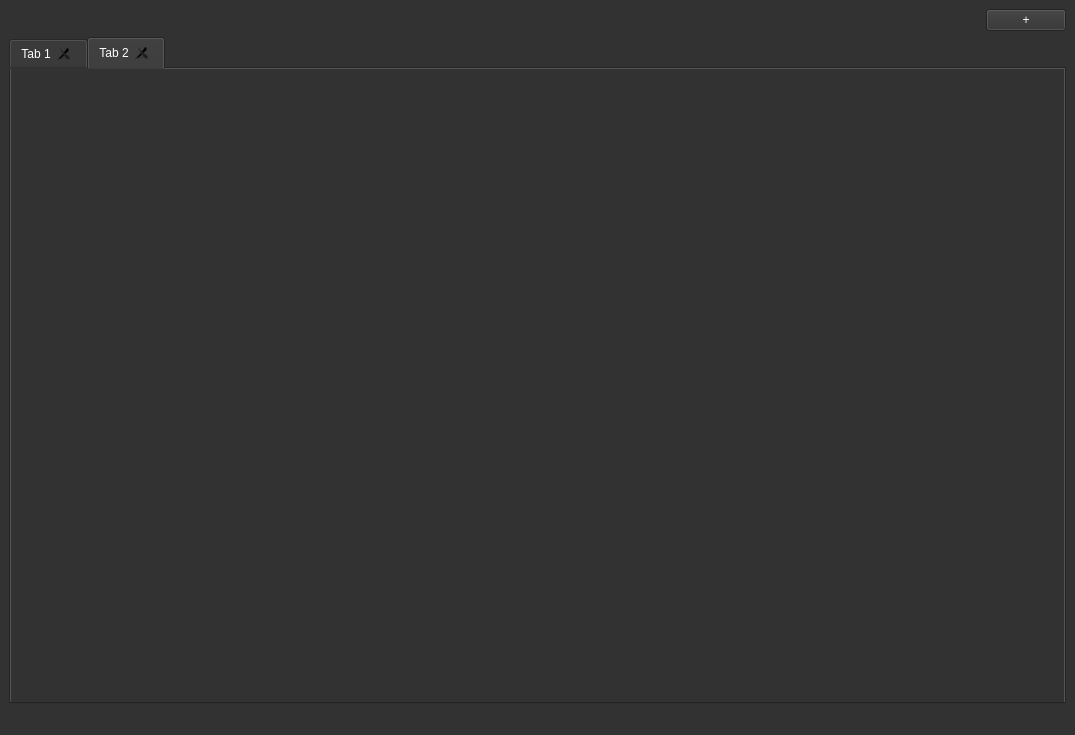
<?xml version="1.0" encoding="UTF-8"?>
<ui version="4.0">
 <class>MainWindow</class>
 <widget class="QMainWindow" name="MainWindow">
  <property name="geometry">
   <rect>
    <x>0</x>
    <y>0</y>
    <width>1075</width>
    <height>735</height>
   </rect>
  </property>
  <property name="windowTitle">
   <string>MainWindow</string>
  </property>
  <property name="windowIcon">
   <iconset theme="Web">
    <normaloff>../../../../.designer/backup/src</normaloff>../../../../.designer/backup/src</iconset>
  </property>
  <property name="styleSheet">
   <string notr="true">background-color: rgb(50, 50, 50);
color: rgb(255, 255, 255);</string>
  </property>
  <widget class="QWidget" name="centralwidget">
   <layout class="QVBoxLayout" name="verticalLayout">
    <item alignment="Qt::AlignRight">
     <widget class="QPushButton" name="tabcreate">
      <property name="minimumSize">
       <size>
        <width>80</width>
        <height>0</height>
       </size>
      </property>
      <property name="cursor">
       <cursorShape>PointingHandCursor</cursorShape>
      </property>
      <property name="text">
       <string>+</string>
      </property>
     </widget>
    </item>
    <item>
     <widget class="QTabWidget" name="tabs">
      <property name="styleSheet">
       <string notr="true">background-color: rgb(50, 50, 50);
color: rgb(255, 255, 255)</string>
      </property>
      <property name="currentIndex">
       <number>1</number>
      </property>
      <property name="tabsClosable">
       <bool>true</bool>
      </property>
      <property name="movable">
       <bool>true</bool>
      </property>
      <widget class="QWidget" name="tab">
       <attribute name="title">
        <string>Tab 1</string>
       </attribute>
      </widget>
      <widget class="QWidget" name="tab_2">
       <attribute name="title">
        <string>Tab 2</string>
       </attribute>
      </widget>
     </widget>
    </item>
   </layout>
  </widget>
  <widget class="QStatusBar" name="statusbar"/>
  <action name="actionNew_Bookmark">
   <property name="text">
    <string>New Bookmark</string>
   </property>
  </action>
 </widget>
 <resources/>
 <connections/>
</ui>
